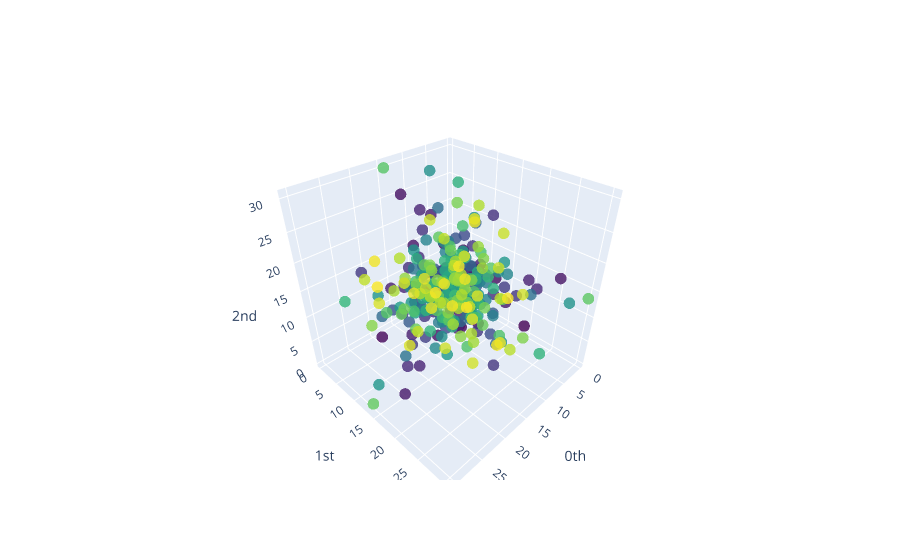

The cell this chart's notebook holds for it:
### Markdown cell above
#### Nube de puntos de nuestras variables

### Code cell
from gtda.plotting import plot_point_cloud

plot_point_cloud(flow_periodic_embedded)

### Figure 1 — Plotly figure (JSON) as saved in the notebook; plotly's stock layout.template omitted (floating-point values rounded to 4 significant figures; data arrays with more than 128 entries replaced by an {"elided": "..."} marker saying what was removed)
{"data": [{"marker": {"color": {"elided": "340 int values"}, "colorscale": [[0, "#440154"], [0.1111, "#482878"], [0.2222, "#3e4989"], [0.3333, "#31688e"], [0.4444, "#26828e"], [0.5556, "#1f9e89"], [0.6667, "#35b779"], [0.7778, "#6ece58"], [0.8889, "#b5de2b"], [1, "#fde725"]], "opacity": 0.8, "size": 4}, "mode": "markers", "type": "scatter3d", "x": {"elided": "340 float values"}, "y": {"elided": "340 float values"}, "z": {"elided": "340 float values"}}], "layout": {"scene": {"xaxis": {"exponentformat": "e", "showexponent": "all", "title": {"text": "0th"}, "type": "linear"}, "yaxis": {"exponentformat": "e", "showexponent": "all", "title": {"text": "1st"}, "type": "linear"}, "zaxis": {"exponentformat": "e", "showexponent": "all", "title": {"text": "2nd"}, "type": "linear"}}}}
